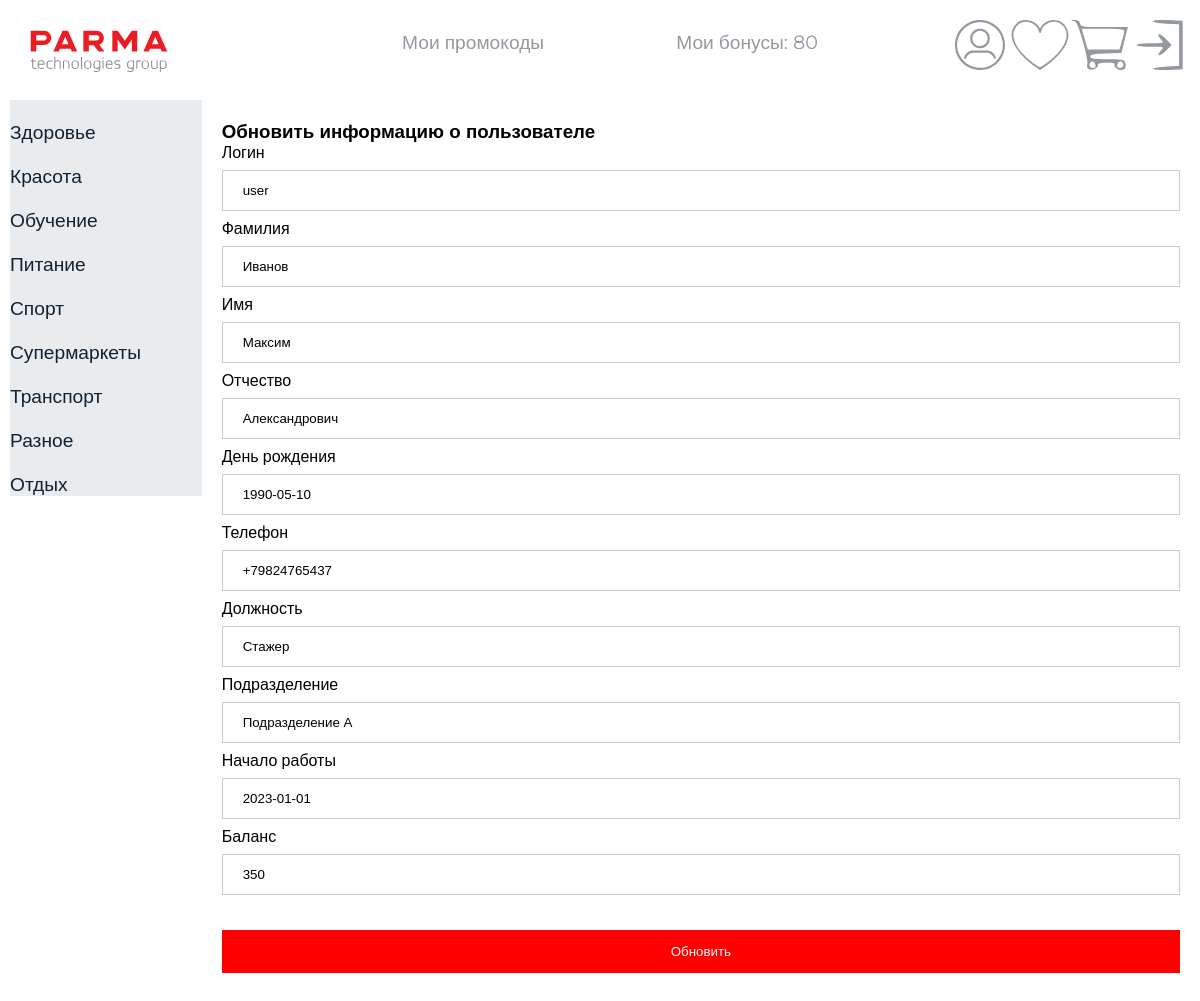
Page /us_update.php?id=1 (signed in) on the committed database.
### tables this page shows
CREATE TABLE `categories` (
  `id` int NOT NULL,
  `name` varchar(30) NOT NULL
);

CREATE TABLE `users` (
  `id` int NOT NULL,
  `surname` varchar(30) NOT NULL,
  `name` varchar(30) NOT NULL,
  `middle_name` varchar(30) NOT NULL,
  `birthday` date NOT NULL,
  `phone` varchar(150) NOT NULL,
  `position` varchar(30) NOT NULL,
  `division` varchar(30) NOT NULL,
  `experience` date NOT NULL,
  `balance` int NOT NULL DEFAULT '200',
  `login` varchar(30) NOT NULL,
  `password` varchar(30) NOT NULL,
  `role` varchar(30) NOT NULL
);

### us_update.php (the view, shortened to what this page needs)
<?php
require_once 'components/config.php';
$connection = new mysqli($host, $user, $pass, $data);
$user_id = $_GET['id'];
$sql = "SELECT * FROM `users` WHERE `id` = '$user_id'";
$result = $connection->query($sql);
if ($result->num_rows > 0) {
    $product = $result->fetch_assoc();
} else {
    die('Пользователь не найден.');
}
?>
<!DOCTYPE html>
<html lang="en">
<head>
    <link rel="stylesheet" href="../css/style.css">
</head>
<body>
    <?php require 'components/header.php';?>
    <div class="main">
        <?php require 'components/categories.php';?>
        <div class="inform">
        <h3>Обновить информацию о пользователе</h3>
        <form action="user/update.php" method="post">
            <p>Логин</p>
            <input type="text" name="login" value="<?= $product['login'] ?>" required>
            <p>Фамилия</p>
            <input type="text" name="surname" value="<?= $product['surname'] ?>" required>
            <p>Имя</p>
            <input type="text" name="name" value="<?= $product['name'] ?>" required>
            <p>Отчество</p>
            <input type="text" name="middle_name" value="<?= $product['middle_name'] ?>" required>
            <p>День рождения</p>
            <input type="text" name="birthday" value="<?= $product['birthday'] ?>" required>
            <p>Телефон</p>
            <input type="text" name="phone" value="<?= $product['phone'] ?>" required>
            <p>Должность</p>
            <input type="text" name="position" value="<?= $product['position'] ?>" required>
            <p>Подразделение</p>
            <input type="text" name="division" value="<?= $product['division'] ?>" required>
            <p>Начало работы</p>
            <input type="text" name="experience" value="<?= $product['experience'] ?>" required>
            <p>Баланс</p>
            <input type="text" name="balance" value="<?= $product['balance'] ?>" required>
            <br> <br>
            <button type="submit">Обновить</button>
        </form>
        </div>
    </div>
</body>
</html>

### components/categories.php (shortened to what this page needs)
<?php
require_once 'components/config.php';
$conn = new mysqli($host, $user, $pass, $data);
$sql = "SELECT * FROM categories";
$result = $conn->query($sql);
echo "<div class='categories'>";
    if ($result->num_rows > 0) {
        while ($row = $result->fetch_assoc()) {
            $categoryName = $row['name'];
            echo '<div class="stranica"><a href="catalog.php?id=' . $row['id'] . '">' . $categoryName . '</a></div>';
        }
    } else {
        echo 'Нет категорий.';
    }
?>
</div>

### css/style.css (style rules this page uses)
* { margin: 0px; }
body { background-color: #FFFFFF; font-family: 'Montserrat', sans-serif, Arial; }
.stranica { margin-top: 20px; color: #93999F; }
.stranica>a { display: block; font-size: 1.2em; }
.main { display: flex; flex-direction: row; margin-left: 10px; }
.categories { background-color: #E9ECEE; width: 20%; height: 100%; }
.categories>.stranica>a { color: #0F2232; text-decoration: none; }
.inform { margin: 20px; width: 100%; display: flex; flex-direction: column; }
input[type=text], input[type=password] { width: 100%; padding: 12px 20px; margin: 8px 0; display: inline-block; border: 1px solid #ccc; box-sizing: border-box; }
button { background-color: #ff0000; color: white; padding: 14px 20px; margin: 8px 0; border: none; cursor: pointer; width: 100%; }
a:link, a:visited, a:hover, a:active { color: inherit; text-decoration: none; }

### rows in the picture
categories: name "Здоровье"
categories: name "Красота"
categories: name "Обучение"
categories: name "Питание"
categories: name "Спорт"
categories: name "Супермаркеты"
categories: name "Транспорт"
categories: name "Разное"
categories: name "Отдых"
users: login "user", surname "Иванов", name "Максим", middle_name "Александрович", birthday "1990-05-10", phone "+79824765437", position "Стажер", division "Подразделение А", experience "2023-01-01", balance "350"

### other values in the picture
$_SESSION['user_balance'] "80"
